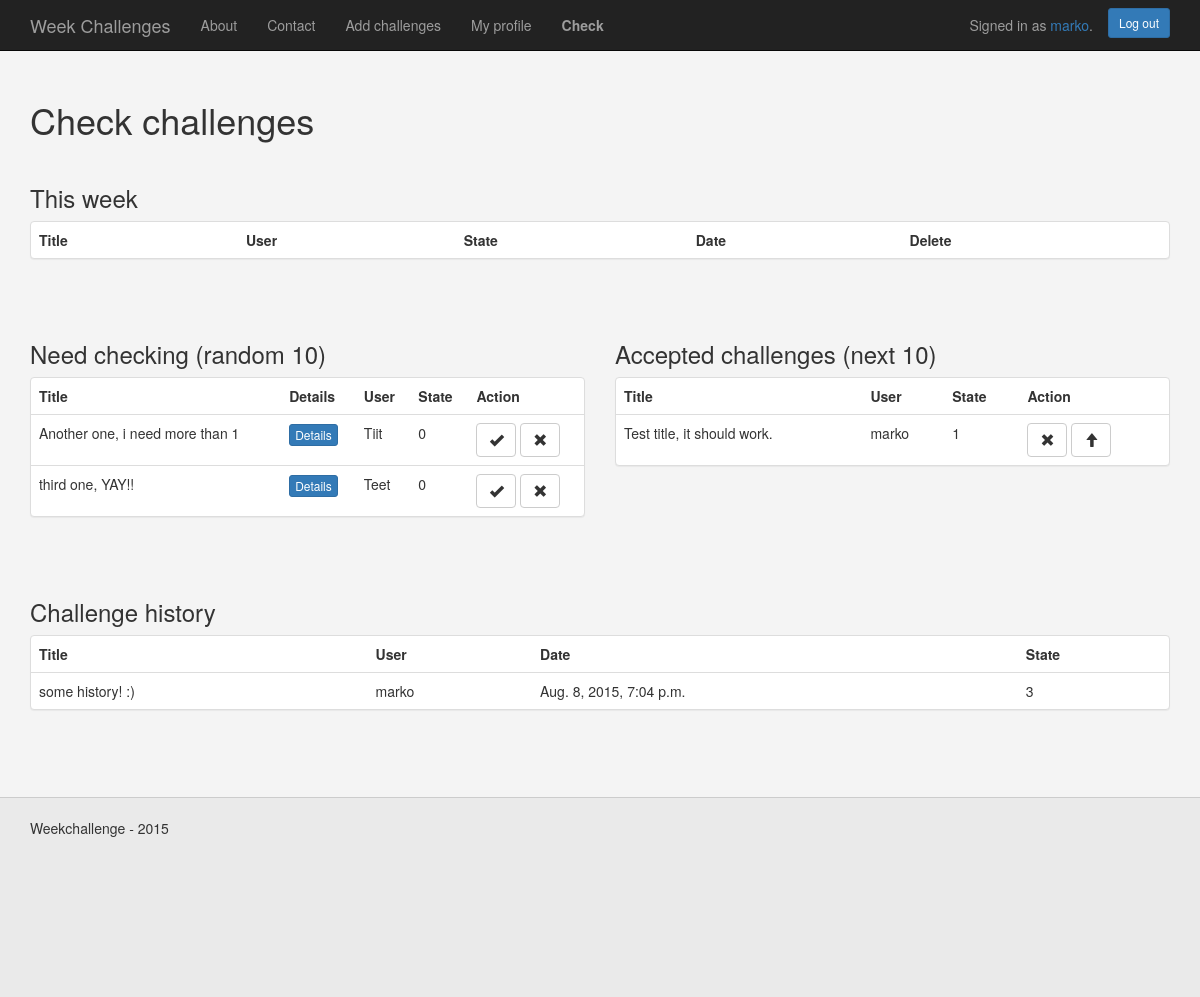
Before: /check/ (signed in) with the older database file.
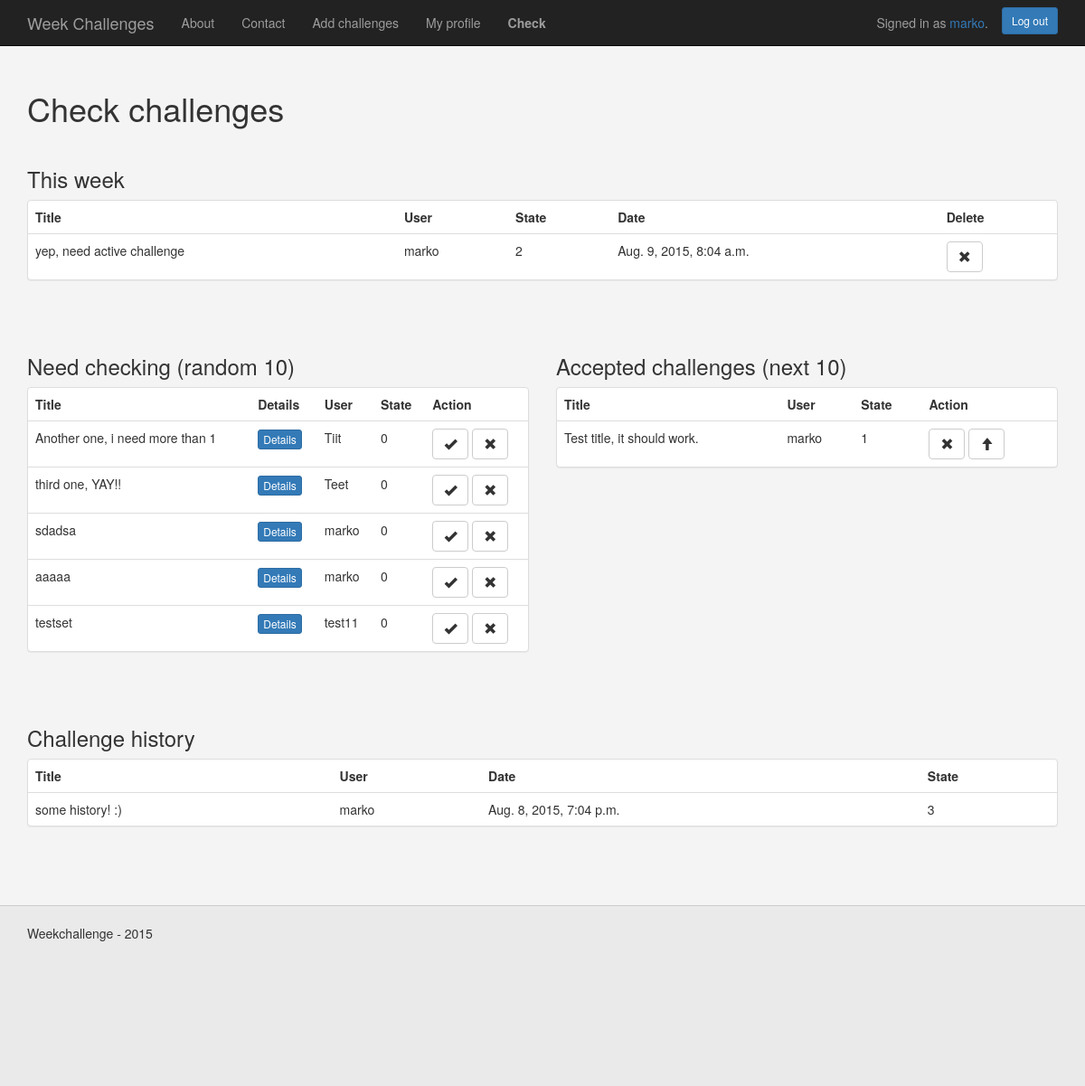
After: the same page with the newer database file.
### WeekChallenge/models.py (models this page shows)
class Challenge(models.Model):
    title = models.CharField(max_length=150)
    description = models.CharField(max_length=5000)
    user_id = models.IntegerField(default=0)
    username = models.CharField(max_length=75)
    state = models.IntegerField(default=0)
    accept_count = models.IntegerField(default=0)
    date = models.DateTimeField('date added')
    def __str__(self):
        return self.title

### WeekChallenge/views.py (the view)
# urls.py: url(r'^check/', views.check_challenges, name='check_challenges'),
def check_challenges(request):
    if request.user.is_authenticated():
        if request.user.is_staff:
            challenge_list = Challenge.objects.filter(state=0)[:10]
            accepted_list = Challenge.objects.filter(state=1)[:10]
            this_week = Challenge.objects.filter(state=2)
            history_list = Challenge.objects.filter(state=3)
            context = {'challenge_list': challenge_list,
                       'accepted_list': accepted_list,
                       'history_list': history_list,
                       'this_week': this_week
                       }
            return render(request, 'WeekChallenge/check.html', context)
        else:
            return HttpResponseRedirect("/")
    else:
        return HttpResponseRedirect("/")

### WeekChallenge/templates/WeekChallenge/check.html (shortened to what this page needs)
<!DOCTYPE HTML>
<html>
<head>
    {% load staticfiles %}
    <link rel="stylesheet" type="text/css" href="{% static 'WeekChallenge/bootstrap/css/bootstrap.min.css' %}">
    <link rel="stylesheet" type="text/css" href="{% static 'WeekChallenge/css/style.css' %}">
</head>
<body>
    {% include "WeekChallenge/base/navigation_bar.html" %}
    <div class="wrap">
        <div class="container">
            <h1>Check challenges</h1>
            <div class="row">
                <div class="col-md-12">
                <h3>This week</h3>
                    <div class="panel panel-default">
                        <table class="table">
                            <tr><td><b>Title</b></td><td><b>User</b></td><td><b>State</b></td><td><b>Date</b></td><td><b>Delete</b></td></tr>
                            {% for this in this_week %}
                                <tr>
                                    <td>{{ this }}</td>
                                    <td>{{ this.username }}</td>
                                    <td>{{ this.state }}</td>
                                    <td>{{ this.date }}</td>
                                    <td>
                                        <a href="/decline_challenge/{{ accepted.id }}">
                                            <button class="btn btn-default">
                                                <span class="glyphicon glyphicon-remove"></span>
                                            </button>
                                        </a>
                                    </td>
                                </tr>
                            {% endfor %}
                        </table>
                    </div>
                </div>
            </div>
            <div class="row">
                <div class="col-md-6">
                    <h3>Need checking (random 10)</h3>
                    <div class="panel panel-default">
                        <table class="table">
                            <tr><td><b>Title</b></td><td><b>Details</b></td><td><b>User</b></td><td><b>State</b></td><td><b>Action</b></td></tr>
                            {% for challenge in challenge_list %}
                                <tr>
                                    <td>{{ challenge }}</td>
                                    <td>
                                        <button type="button" class="btn btn-primary btn-xs" data-toggle="modal"
                                                data-target="#editModal"
                                                data-tiitel="{{ challenge }}"
                                                data-desc="{{ challenge.description }}"
                                                data-username="{{ challenge.username }}"
                                                data-state="{{ challenge.state }}"
                                                data-date="{{ challenge.date }}"
                                                >Details</button>
                                    </td>
                                    <td>{{ challenge.username }}</td>
                                    <td>{{ challenge.state }}</td>
                                    <td>
                                        <a href="/accept_challenge/{{ challenge.id }}">
                                            <button class="btn btn-default">
                                                <span class="glyphicon glyphicon-ok"></span>
                                            </button>
                                        </a>
                                        <a href="/decline_challenge/{{ challenge.id }}">
                                            <button class="btn btn-default">
                                                <span class="glyphicon glyphicon-remove"></span>
                                            </button>
                                        </a>
                                    </td>
                                </tr>
                            {% endfor %}
                        </table>
                    </div>
                </div>
                <div class="col-md-6">
                    <h3>Accepted challenges (next 10)</h3>
                    <div class="panel panel-default">
                        <table class="table">
                            <tr><td><b>Title</b></td><td><b>User</b></td><td><b>State</b></td><td><b>Action</b></td></tr>
                            {% for accepted in accepted_list %}
                                <tr>
                                    <td>{{ accepted }}</td>
                                    <td>{{ accepted.username }}</td>
                                    <td>{{ accepted.state }}</td>
                                    <td>
                                        <a href="/decline_challenge/{{ accepted.id }}">
                                            <button class="btn btn-default">
                                                <span class="glyphicon glyphicon-remove"></span>
                                            </button>
                                        </a>
                                        <a href="/up_challenge/{{ accepted.id }}">
                                            <button class="btn btn-default">
                                                <span class="glyphicon glyphicon-arrow-up"></span>
                                            </button>
                                        </a>
                                    </td>
                                </tr>
                            {% endfor %}
                        </table>
                    </div>
                </div>
            </div>
            <div class="row">
                <div class="col-md-12">
                    <h3>Challenge history</h3>
                    <div class="panel panel-default">
                        <table class="table">
                            <tr><td><b>Title</b></td><td><b>User</b></td><td><b>Date</b></td><td><b>State</b></td></tr>
                            {% for history in history_list %}
                                <tr>
                                    <td>{{ history }}</td>
                                    <td>{{ history.username }}</td>
                                    <td>{{ history.date }}</td>
                                    <td>{{ history.state }}</td>
                                </tr>
                            {% endfor %}
                        </table>
                    </div>
                </div>
            </div>
        </div>
    </div>
    {% include "WeekChallenge/base/foot.html" %}
</body>
</html>

### WeekChallenge/templates/WeekChallenge/base/navigation_bar.html (shortened to what this page needs)
<nav class="navbar navbar-inverse navbar-fixed-top">
    <div class="container">
        <div class="navbar-header">
            <a class="navbar-brand" href="/">Week Challenges</a>
        </div>
        <div id="navbar" class="navbar-collapse collapse">
            <ul class="nav navbar-nav">
                <li><a href="/about">About</a></li>
                <li><a href="/contact">Contact</a></li>
                {% if user.is_authenticated %}
                    <li><a href="/add">Add challenges</a></li>
                    <li><a href="/my_profile">My profile</a></li>
                {% else %}
                    <li><a href="/register">Register</a></li>
                {% endif %}
                {% if user.is_staff %}
                    <li><a href="/check"><b>Check</b></a></li>
                {% endif %}
            </ul>
              {% if user.is_authenticated %}
                  <div class="navbar-form navbar-right">
                    <a href="/log_out" class="btn btn-primary btn-sm">Log out</a>
                  </div><p class="navbar-text navbar-right">
                  Signed in as <a href="/my_profile">{{ user.username }}</a>.</p>
              {% else %}
                  <div class="navbar-form navbar-right">
                    <a href="/log_in" class="btn btn-success">Sign in</a>
                    <a href="/register" class="btn btn-primary">Register</a>
                  </div>
              {% endif %}
        </div>
    </div>
</nav>

### WeekChallenge/templates/WeekChallenge/base/foot.html
<div class="footer">
    <div class="container">
        Weekchallenge - 2015
    </div>
</div>

### WeekChallenge/static/WeekChallenge/css/style.css (style rules this page uses)
html { position: relative; min-height: 100%; }
body { background-color: #f4f4f4; margin-bottom: 240px; }
[class*="col-"] { padding-top: 15px; padding-bottom: 15px; margin-bottom: 1%; }
.wrap { margin-top: 80px; }
.footer { position: absolute; bottom: 0; width: 100%; height: 200px; background-color: #eaeaea; border-top: 1px solid #ccc; padding-top: 20px; }

Changed rows visible on the page:
added Challenge: title "yep, need active challenge", username "marko", state "2", date "Aug. 9, 2015, 8:04 a.m.", shown under "This week"
added Challenge: title "sdadsa", username "marko", state "0", shown under "Need checking (random 10)"
added Challenge: title "aaaaa", username "marko", state "0", shown under "Need checking (random 10)"
added Challenge: title "testset", username "test11", state "0", shown under "Need checking (random 10)"
